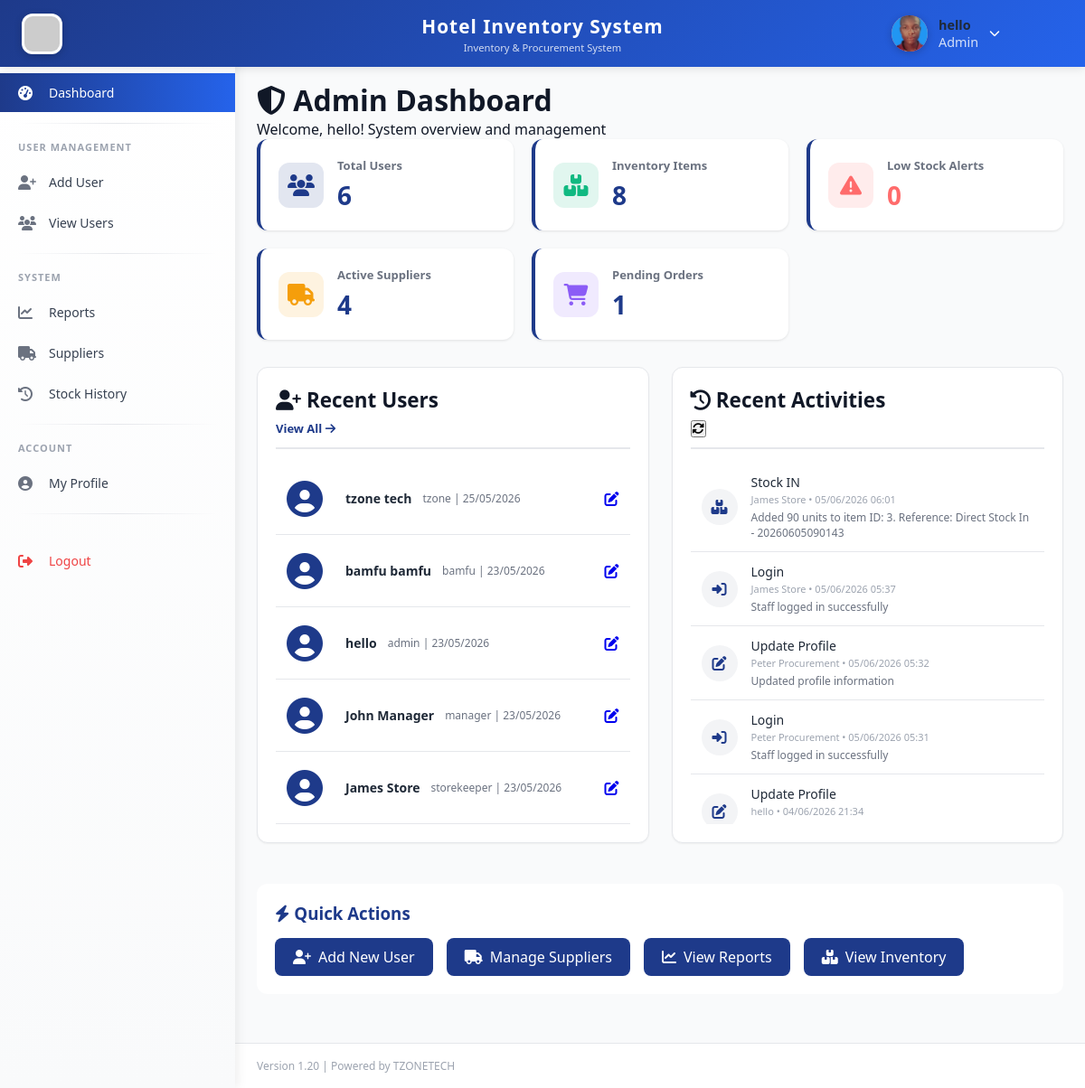
Page /admin/dashboard.php (signed in) on the committed database.
### tables this page shows
CREATE TABLE `users` (
  `id` int(11) NOT NULL,
  `fullname` varchar(100) NOT NULL,
  `username` varchar(50) NOT NULL,
  `password` varchar(255) NOT NULL,
  `email` varchar(100) NOT NULL,
  `phone` varchar(20) DEFAULT NULL,
  `role_id` int(11) NOT NULL,
  `status` enum('active','inactive') DEFAULT 'active',
  `created_at` timestamp NOT NULL DEFAULT current_timestamp(),
  `phone_verified` tinyint(4) DEFAULT 0,
  `reset_token` varchar(100) DEFAULT NULL,
  `reset_expires` datetime DEFAULT NULL,
  `profile_picture` varchar(255) DEFAULT NULL,
  `updated_at` timestamp NOT NULL DEFAULT current_timestamp() ON UPDATE current_timestamp()
);

CREATE TABLE `system_logs` (
  `id` int(11) NOT NULL,
  `user_id` int(11) DEFAULT NULL,
  `action` varchar(255) DEFAULT NULL,
  `details` text DEFAULT NULL,
  `ip_address` varchar(45) DEFAULT NULL,
  `created_at` timestamp NOT NULL DEFAULT current_timestamp()
);

### admin/dashboard.php (the view, shortened to what this page needs)
<?php
require_once '../includes/auth_check.php';
$stats = [];
$result = $db->query("SELECT COUNT(*) as count FROM users");
$stats['total_users'] = $result->fetch_assoc()['count'];
$result = $db->query("SELECT COUNT(*) as count FROM inventory_items WHERE status = 'active'");
$stats['total_items'] = $result->fetch_assoc()['count'];
$result = $db->query("SELECT COUNT(*) as count FROM inventory_items WHERE current_stock <= minimum_stock");
$stats['low_stock'] = $result->fetch_assoc()['count'];
$result = $db->query("SELECT COUNT(*) as count FROM suppliers WHERE status = 'active'");
$stats['total_suppliers'] = $result->fetch_assoc()['count'];
$result = $db->query("SELECT COUNT(*) as count FROM purchase_orders WHERE status = 'pending'");
$stats['pending_po'] = $result->fetch_assoc()['count'];
$recent_users = $db->query("SELECT id, fullname, username, email, created_at FROM users ORDER BY created_at DESC LIMIT 5")->fetch_all(MYSQLI_ASSOC);
$recent_activities = $db->query("SELECT l.*, u.fullname FROM system_logs l JOIN users u ON l.user_id = u.id ORDER BY l.created_at DESC LIMIT 10")->fetch_all(MYSQLI_ASSOC);
include '../templates/header.php';
include '../templates/sidebar.php';
?>
<div class="main-content">
    <div class="page-header">
        <h1><i class="fas fa-shield-alt"></i> Admin Dashboard</h1>
        <p>Welcome, <?php echo htmlspecialchars($_SESSION['fullname']); ?>! System overview and management</p>
    </div>
    <div class="stats-grid">
        <div class="stat-card">
            <div class="stat-icon" style="background: #1E3A8A20;">
                <i class="fas fa-users" style="color: #1E3A8A;"></i>
            </div>
            <div class="stat-info">
                <h3>Total Users</h3>
                <div class="stat-number"><?php echo $stats['total_users']; ?></div>
            </div>
        </div>
        <div class="stat-card">
            <div class="stat-icon" style="background: #10B98120;">
                <i class="fas fa-boxes" style="color: #10B981;"></i>
            </div>
            <div class="stat-info">
                <h3>Inventory Items</h3>
                <div class="stat-number"><?php echo $stats['total_items']; ?></div>
            </div>
        </div>
        <div class="stat-card">
            <div class="stat-icon" style="background: #FF6B6B20;">
                <i class="fas fa-exclamation-triangle" style="color: #FF6B6B;"></i>
            </div>
            <div class="stat-info">
                <h3>Low Stock Alerts</h3>
                <div class="stat-number" style="color: #FF6B6B;"><?php echo $stats['low_stock']; ?></div>
            </div>
        </div>
        <div class="stat-card">
            <div class="stat-icon" style="background: #F59E0B20;">
                <i class="fas fa-truck" style="color: #F59E0B;"></i>
            </div>
            <div class="stat-info">
                <h3>Active Suppliers</h3>
                <div class="stat-number"><?php echo $stats['total_suppliers']; ?></div>
            </div>
        </div>
        <div class="stat-card">
            <div class="stat-icon" style="background: #8B5CF620;">
                <i class="fas fa-shopping-cart" style="color: #8B5CF6;"></i>
            </div>
            <div class="stat-info">
                <h3>Pending Orders</h3>
                <div class="stat-number"><?php echo $stats['pending_po']; ?></div>
            </div>
        </div>
    </div>
    <div class="two-columns">
        <div class="card">
            <div class="card-header">
                <h3><i class="fas fa-user-plus"></i> Recent Users</h3>
                <a href="view_users.php" class="btn-link">View All <i class="fas fa-arrow-right"></i></a>
            </div>
            <div class="card-body">
                <div class="user-list">
                    <?php foreach($recent_users as $user): ?>
                        <div class="user-item">
                            <div class="user-avatar">
                                <i class="fas fa-user-circle"></i>
                            </div>
                            <div class="user-info">
                                <div class="user-name"><?php echo htmlspecialchars($user['fullname']); ?></div>
                                <div class="user-email"><?php echo htmlspecialchars($user['username']); ?> | <?php echo date('d/m/Y', strtotime($user['created_at'])); ?></div>
                            </div>
                            <div class="user-actions">
                                <a href="edit_user.php?id=<?php echo $user['id']; ?>" class="btn-icon">
                                    <i class="fas fa-edit"></i>
                                </a>
                            </div>
                        </div>
                    <?php endforeach; ?>
                </div>
            </div>
        </div>
        <div class="card">
            <div class="card-header">
                <h3><i class="fas fa-history"></i> Recent Activities</h3>
                <button onclick="refreshLogs()" class="btn-icon"><i class="fas fa-sync-alt"></i></button>
            </div>
            <div class="card-body">
                <div class="activity-list">
                    <?php foreach($recent_activities as $activity): ?>
                        <div class="activity-item">
                            <div class="activity-icon">
                                <?php
                                    $icon = 'fa-info-circle';
                                    if(strpos($activity['action'], 'Login') !== false) $icon = 'fa-sign-in-alt';
                                    elseif(strpos($activity['action'], 'Add') !== false) $icon = 'fa-plus-circle';
                                    elseif(strpos($activity['action'], 'Delete') !== false) $icon = 'fa-trash';
                                    elseif(strpos($activity['action'], 'Update') !== false) $icon = 'fa-edit';
                                    elseif(strpos($activity['action'], 'Stock') !== false) $icon = 'fa-boxes';
                                    else $icon = 'fa-bell';
                                ?>
                                <i class="fas <?php echo $icon; ?>"></i>
                            </div>
                            <div class="activity-details">
                                <div class="activity-action"><?php echo htmlspecialchars($activity['action']); ?></div>
                                <div class="activity-meta">
                                    <?php echo htmlspecialchars($activity['fullname']); ?> •
                                    <?php echo date('d/m/Y H:i', strtotime($activity['created_at'])); ?>
                                </div>
                                <?php if($activity['details']): ?>
                                    <div class="activity-detail"><?php echo htmlspecialchars($activity['details']); ?></div>
                                <?php endif; ?>
                            </div>
                        </div>
                    <?php endforeach; ?>
                </div>
            </div>
        </div>
    </div>
    <div class="quick-actions">
        <h3><i class="fas fa-bolt"></i> Quick Actions</h3>
        <div class="action-buttons">
            <a href="add_user.php" class="action-btn">
                <i class="fas fa-user-plus"></i> Add New User
            </a>
            <a href="../manager/suppliers.php" class="action-btn">
                <i class="fas fa-truck"></i> Manage Suppliers
            </a>
            <a href="../manager/reports.php" class="action-btn">
                <i class="fas fa-chart-line"></i> View Reports
            </a>
            <a href="../storekeeper/view_items.php" class="action-btn">
                <i class="fas fa-boxes"></i> View Inventory
            </a>
        </div>
    </div>
</div>
<?php include '../templates/footer.php'; ?>

### templates/header.php (shortened to what this page needs)
<!DOCTYPE html>
<html lang="en">
<head>
    <link rel="stylesheet" href="https://cdnjs.cloudflare.com/ajax/libs/font-awesome/6.4.0/css/all.min.css">
    <link rel="stylesheet" href="<?php echo APP_URL; ?>/assets/css/style.css">
</head>
<body>
    <div class="top-header">
        <div class="header-left">
            <img src="<?php echo APP_URL; ?>/assets/images/hotel.jpg" alt="Hotel Logo" class="logo-img" onerror="this.src='https://via.placeholder.com/45x45?text=H'">
        </div>
        <div class="header-center">
            <div class="app-title"><?php echo APP_NAME; ?></div>
            <div class="app-subtitle">Inventory & Procurement System</div>
        </div>
        <div class="header-right">
            <div class="user-info" id="userInfoBtn">
                <div class="user-avatar-circle" id="userAvatar">
                    <?php
                    $profile_pic = '';
                    if (isset($_SESSION['user_id'])) {
                        global $db;
                        $pic_sql = "SELECT profile_picture FROM users WHERE id = ?";
                        $pic_stmt = $db->prepare($pic_sql);
                        $pic_stmt->bind_param("i", $_SESSION['user_id']);
                        $pic_stmt->execute();
                        $pic_result = $pic_stmt->get_result();
                        if ($pic_row = $pic_result->fetch_assoc()) {
                            $profile_pic = $pic_row['profile_picture'];
                        }
                    }
                    if ($profile_pic && file_exists('../uploads/profile/' . $profile_pic)):
                    ?>
                        <img src="<?php echo APP_URL; ?>/uploads/profile/<?php echo $profile_pic; ?>" alt="Profile">
                    <?php endif; ?>
                </div>
                <div class="user-details">
                    <span class="user-name"><?php echo htmlspecialchars($_SESSION['fullname'] ?? 'User'); ?></span>
                    <span class="user-role"><?php echo $_SESSION['role'] ?? 'Guest'; ?></span>
                </div>
                <i class="fas fa-chevron-down" style="font-size: 12px;"></i>
            </div>
        </div>
    </div>

### assets/css/style.css (style rules this page uses)
:root { --primary-dark: #1E3A8A; --primary-light: #2563EB; --accent: #FF6B6B; --accent-dark: #e55a5a; --bg-light: #F9FAFB; --white: #FFFFFF; --text-dark: #111827; --text-muted: #6B7280; --border: #E5E7EB; --shadow-sm: 0 1px 2px 0 rgba(0, 0, 0, 0.05); --shadow-md: 0 4px 6px -1px rgba(0, 0, 0, 0.1); --shadow-lg: 0 10px 15px -3px rgba(0, 0, 0, 0.1); --success: #10B981; --warning: #F59E0B; --danger: #EF4444; --info: #3B82F6; }
* { margin: 0; padding: 0; box-sizing: border-box; }
body { font-family: 'Segoe UI', Tahoma, Geneva, Verdana, sans-serif; background: var(--bg-light); color: var(--text-dark); }
.top-header { background: var(--primary-dark); color: white; padding: 12px 24px; position: fixed; top: 0; left: 0; right: 0; z-index: 1000; display: flex; justify-content: space-between; align-items: center; box-shadow: var(--shadow-md); }
.user-info { display: flex; align-items: center; gap: 20px; }
.user-info span { font-size: 0.9rem; }
.main-content { margin-left: 260px; margin-top: 65px; padding: 24px; min-height: calc(100vh - 65px); }
.card { background: var(--white); border-radius: 12px; box-shadow: var(--shadow-sm); padding: 20px; margin-bottom: 20px; border: 1px solid var(--border); }
.card-header { font-size: 1.2rem; font-weight: 600; margin-bottom: 15px; padding-bottom: 10px; border-bottom: 2px solid var(--border); }
.stat-card { background: var(--white); border-radius: 12px; padding: 20px; box-shadow: var(--shadow-md); border-left: 4px solid var(--primary-dark); }
.stat-card h3 { font-size: 0.85rem; color: var(--text-muted); margin-bottom: 10px; }

### templates/header.php (style rules this page uses)
* { margin: 0; padding: 0; box-sizing: border-box; }
body { font-family: 'Segoe UI', Tahoma, Geneva, Verdana, sans-serif; background: #F9FAFB; color: #111827; }
.top-header { background: linear-gradient(135deg, #1E3A8A 0%, #2563EB 100%); color: white; padding: 12px 24px; position: fixed; top: 0; left: 0; right: 0; z-index: 1000; display: flex; justify-content: space-between; align-items: center; box-shadow: 0 2px 10px rgba(0,0,0,0.1); }
.header-left { display: flex; align-items: center; gap: 15px; min-width: 200px; }
.logo-img { width: 45px; height: 45px; border-radius: 12px; object-fit: cover; box-shadow: 0 2px 8px rgba(0,0,0,0.2); background: white; padding: 3px; }
.header-center { flex: 1; text-align: center; }
.app-title { font-size: 1.3rem; font-weight: 700; letter-spacing: 1px; }
.app-subtitle { font-size: 0.7rem; opacity: 0.8; margin-top: 2px; }
.header-right { display: flex; align-items: center; gap: 20px; min-width: 200px; justify-content: flex-end; }
.user-info { display: flex; align-items: center; gap: 12px; cursor: pointer; position: relative; padding: 5px 10px; border-radius: 40px; transition: background 0.3s; }
.user-avatar-circle { width: 40px; height: 40px; border-radius: 50%; background: linear-gradient(135deg, #FF6B6B, #ff8e8e); display: flex; align-items: center; justify-content: center; font-weight: 700; font-size: 18px; color: white; text-transform: uppercase; box-shadow: 0 2px 8px rgba(0,0,0,0.2); overflow: hidden; }
.user-avatar-circle img { width: 100%; height: 100%; object-fit: cover; }
.user-details { display: flex; flex-direction: column; }
.user-name { font-size: 14px; font-weight: 600; }
.user-role { font-size: 11px; opacity: 0.8; }
.main-content { margin-left: 260px; margin-top: 65px; padding: 24px; min-height: calc(100vh - 65px); }

### templates/footer.php (style rules this page uses)
.btn-primary, .btn-secondary, .action-btn { transition: all 0.3s cubic-bezier(0.4, 0, 0.2, 1); }
.card { transition: transform 0.2s, box-shadow 0.2s; }

### rows in the picture
users: profile_picture (picture), fullname "hello", username "admin", created_at "23/05/2026"
users: fullname "tzone tech", username "tzone", created_at "25/05/2026"
users: fullname "bamfu bamfu", username "bamfu", created_at "23/05/2026"
users: fullname "John Manager", username "manager", created_at "23/05/2026"
users: fullname "James Store", username "storekeeper", created_at "23/05/2026"
system_logs: action "Stock IN", user.fullname "James Store", created_at "05/06/2026 06:01", details "Added 90 units to item ID: 3. Reference: Direct Stock In - 20260605090143"
system_logs: action "Login", user.fullname "James Store", created_at "05/06/2026 05:37", details "Staff logged in successfully"
system_logs: action "Update Profile", user.fullname "Peter Procurement", created_at "05/06/2026 05:32", details "Updated profile information"
system_logs: action "Login", user.fullname "Peter Procurement", created_at "05/06/2026 05:31", details "Staff logged in successfully"
system_logs: action "Update Profile", user.fullname "hello", created_at "04/06/2026 21:34"

### other values in the picture
APP_NAME "Hotel Inventory System"
$_SESSION['fullname'] "hello"
$_SESSION['role'] "Admin"
$stats['total_users'] "6"
$stats['total_items'] "8"
$stats['low_stock'] "0"
$stats['total_suppliers'] "4"
$stats['pending_po'] "1"
